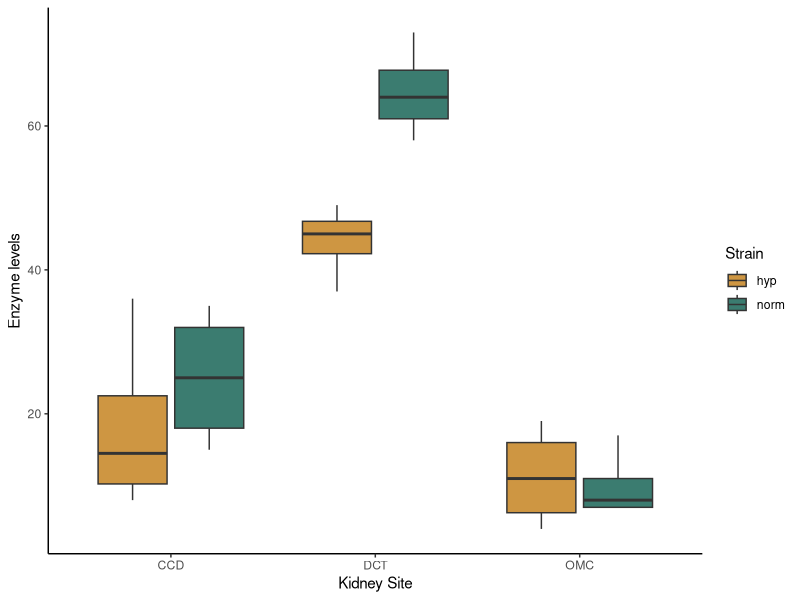
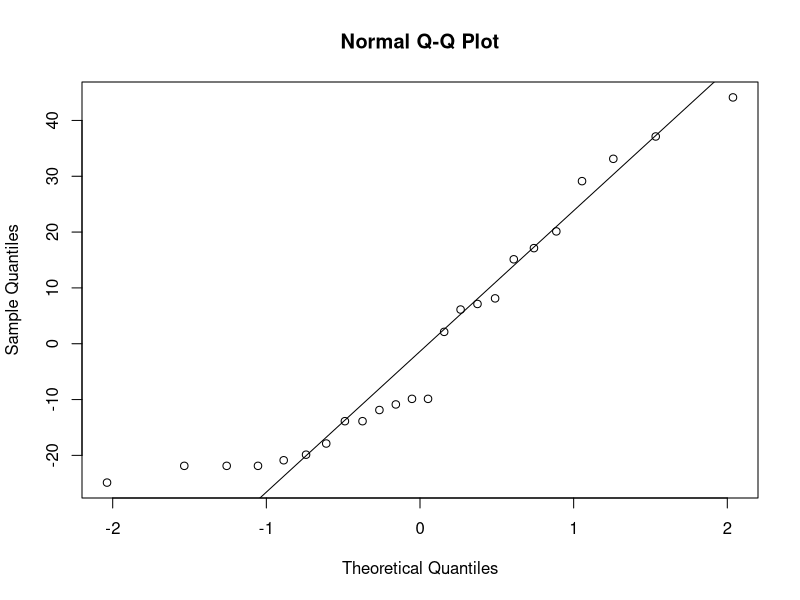
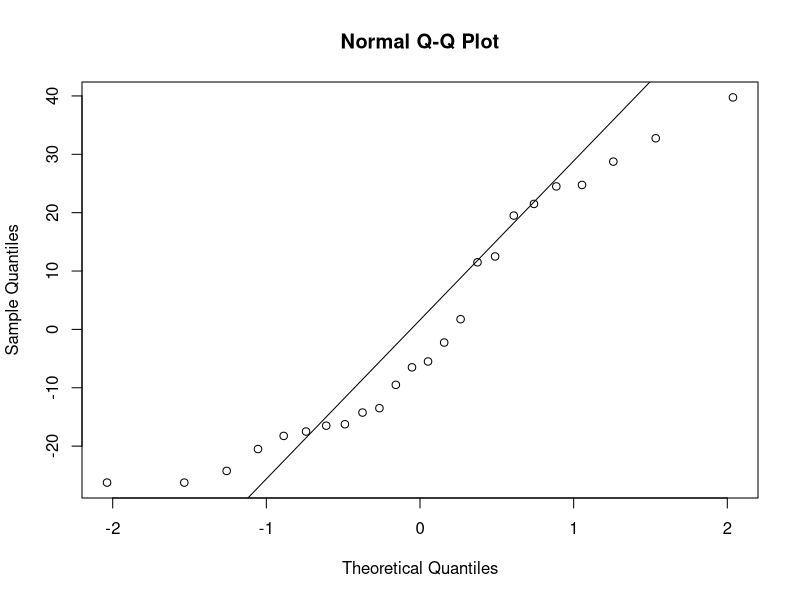
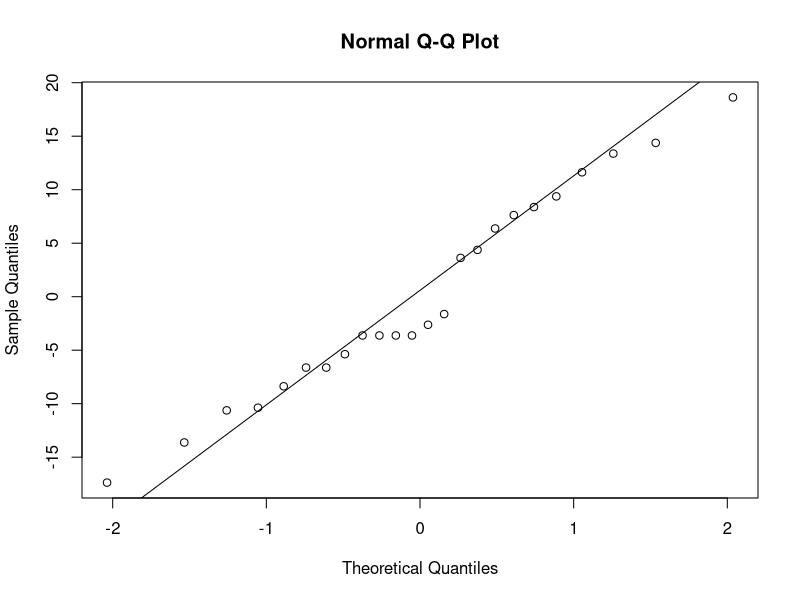
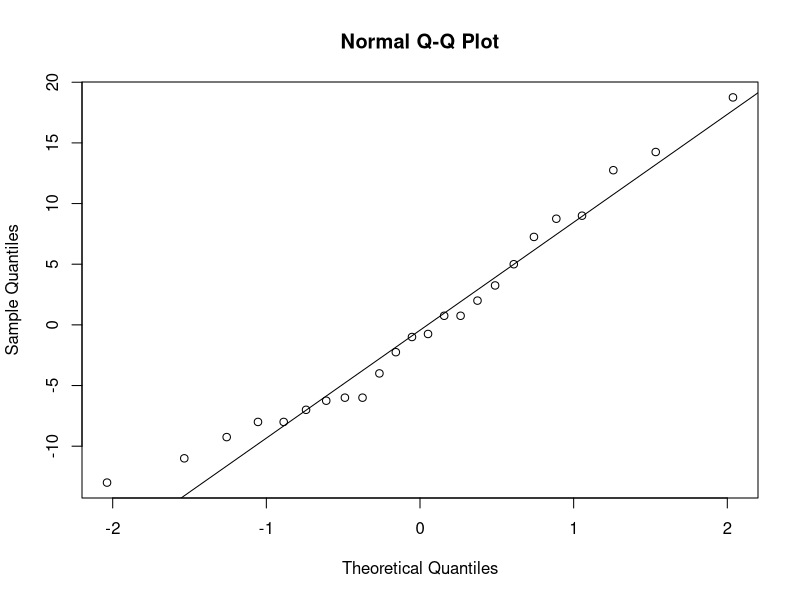
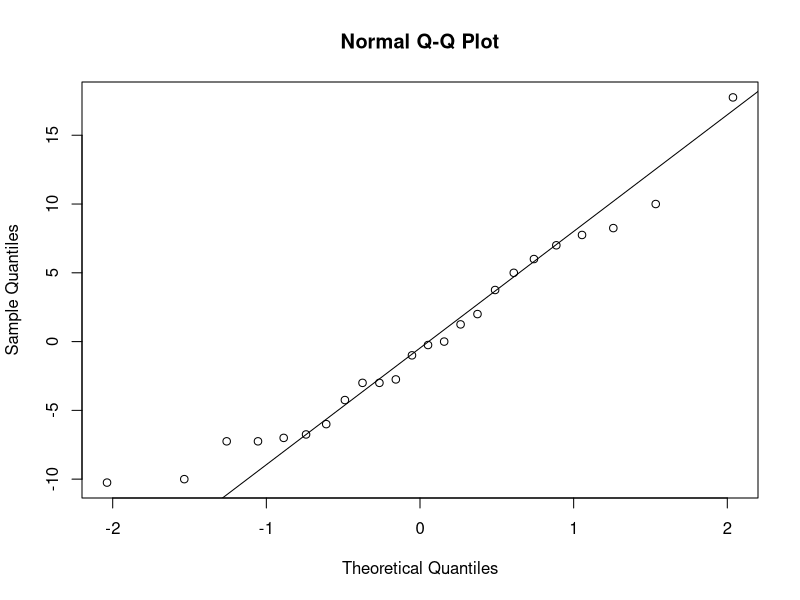
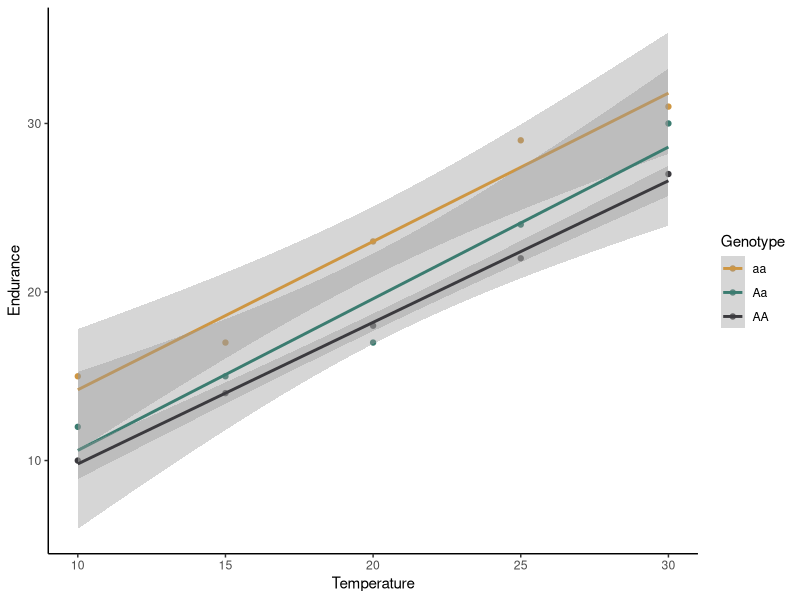
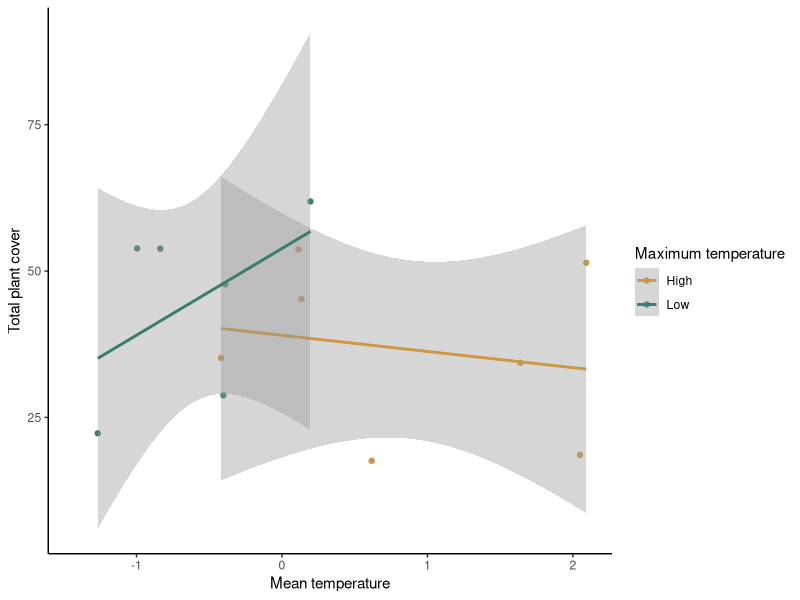

These charts were generated, in order, by the following R code:
## ---- chunk 1
knitr::opts_chunk$set(echo = TRUE)
## ---- chunk 2
library(ggplot2)
library(dplyr)
## ---- chunk 3
kidney <- read.csv("kidney.csv")
## ---- chunk 4
ggplot(kidney, aes(x=site, y=enzyme, fill=hyper)) +
  geom_boxplot() +
  scale_fill_manual(values=c("#ce9642","#3b7c70")) +
  labs(x="Kidney Site", y="Enzyme levels", fill = "Strain") +
  theme_classic()
## ---- chunk 5
grouped <- group_by(kidney,site,hyper)
kidney_summary <- summarise(grouped,Mean_enzyme=mean(enzyme))
kidney_summary
## ---- chunk 6
kidney_null <- lm(enzyme ~ 1, data = kidney)
kidney_hyper <- lm(enzyme ~ hyper, data = kidney)
kidney_site <- lm(enzyme ~ site, data = kidney)
kidney_both <- lm(enzyme ~ hyper + site, data = kidney)
kidney_int <- lm(enzyme ~ hyper*site, data = kidney)
## ---- chunk 7
resid_null <- resid(kidney_null)
resid_hyper <- resid(kidney_hyper)
resid_site <- resid(kidney_site)
resid_both <- resid(kidney_both)
resid_int <- resid(kidney_int)
## ---- chunk 8
qqnorm(resid_null)
qqline(resid_null)

qqnorm(resid_hyper)
qqline(resid_hyper)

qqnorm(resid_site)
qqline(resid_site)

qqnorm(resid_both)
qqline(resid_both)

qqnorm(resid_int)
qqline(resid_int)
## ---- chunk 9
AIC(kidney_null,kidney_hyper,kidney_site,kidney_both,kidney_int)
## ---- chunk 10
butterfly <- read.csv("butterfly.csv")
## ---- chunk 11
ggplot(data=butterfly, aes(x=Temp,y=Endurance,color=Genotype)) +
  geom_point() +
  geom_smooth(method="lm") +
  scale_color_manual(values=c("#ce9642","#3b7c70","#3b3a3e")) +
  labs(x="Temperature") +
  theme_classic()
## ---- chunk 12
butter_null <- lm(Endurance ~ 1, data=butterfly)
butter_temp <- lm(Endurance ~ Temp, data=butterfly)
butter_geno <- lm(Endurance ~ Genotype, data=butterfly)
butter_both <- lm(Endurance ~ Temp + Genotype, data=butterfly)
butter_int <- lm(Endurance ~ Temp*Genotype, data=butterfly)
## ---- chunk 13
AIC(butter_null,butter_temp,butter_geno,butter_both,butter_int)
## ---- chunk 14
plant <- read.csv("PlantSumm.csv")
## ---- chunk 15
med <- median(plant$Max_tempC)
plant <- mutate(plant,MaxT_cat = ifelse(Max_tempC > med, "High", "Low"))
## ---- chunk 16
ggplot(data=plant, aes(x=Mean_tempC,y=tot_cover,color=MaxT_cat)) +
  geom_point() +
  geom_smooth(method="lm") +
  scale_color_manual(values=c("#ce9642","#3b7c70")) +
  labs(x="Mean temperature", y="Total plant cover",color="Maximum temperature") +
  theme_classic()
## ---- chunk 17
plant_null <- lm(tot_cover ~ 1, plant)
plant_mean <- lm(tot_cover ~ Mean_tempC, plant)
plant_max <- lm(tot_cover ~ Max_tempC, plant)
plant_both <- lm(tot_cover ~ Mean_tempC + Max_tempC, plant)
plant_int <- lm(tot_cover ~ Mean_tempC * Max_tempC, plant)
## ---- chunk 18
AIC(plant_null, plant_mean, plant_max, plant_both, plant_int)
## ---- chunk 19
ggplot(data=plant, aes(x=Mean_tempC, y=Max_tempC))+
  geom_point()+
  labs(x="Mean temperature (C)", y="Max temperature (C)")+
  theme_classic()
